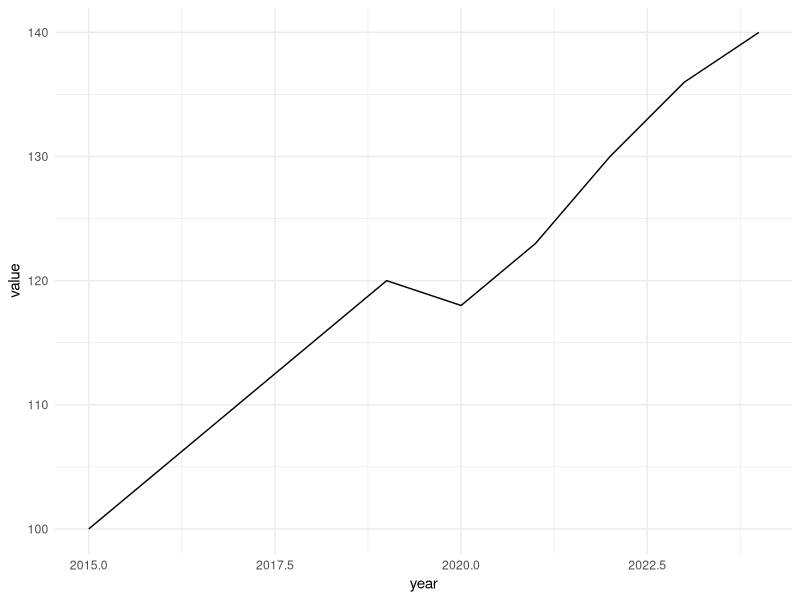

Write R code to recreate this figure.
# analyze_panel.R
library(readr)
library(ggplot2)

# Load cleaned data
data <- read_csv("data/clean_data.csv")

# Example plot
p <- ggplot(data, aes(x = year, y = value)) +
  geom_line() +
  theme_minimal()

ggsave("outputs/sample_plot.png", p, width = 6, height = 4)

message("📊 Plot saved to outputs/sample_plot.png")
